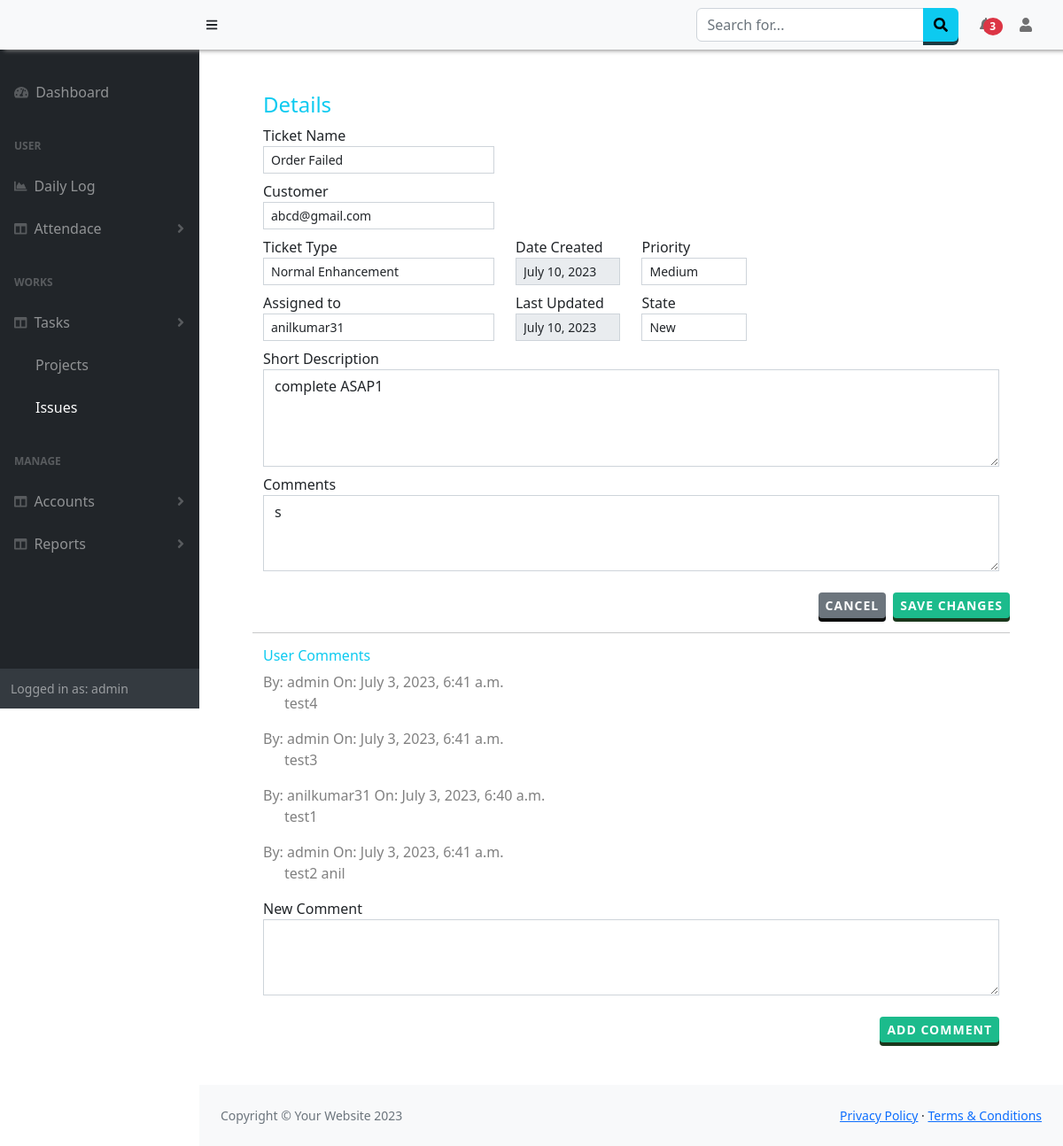
The page /Issue/details/4 (signed in) on the database as committed earlier.
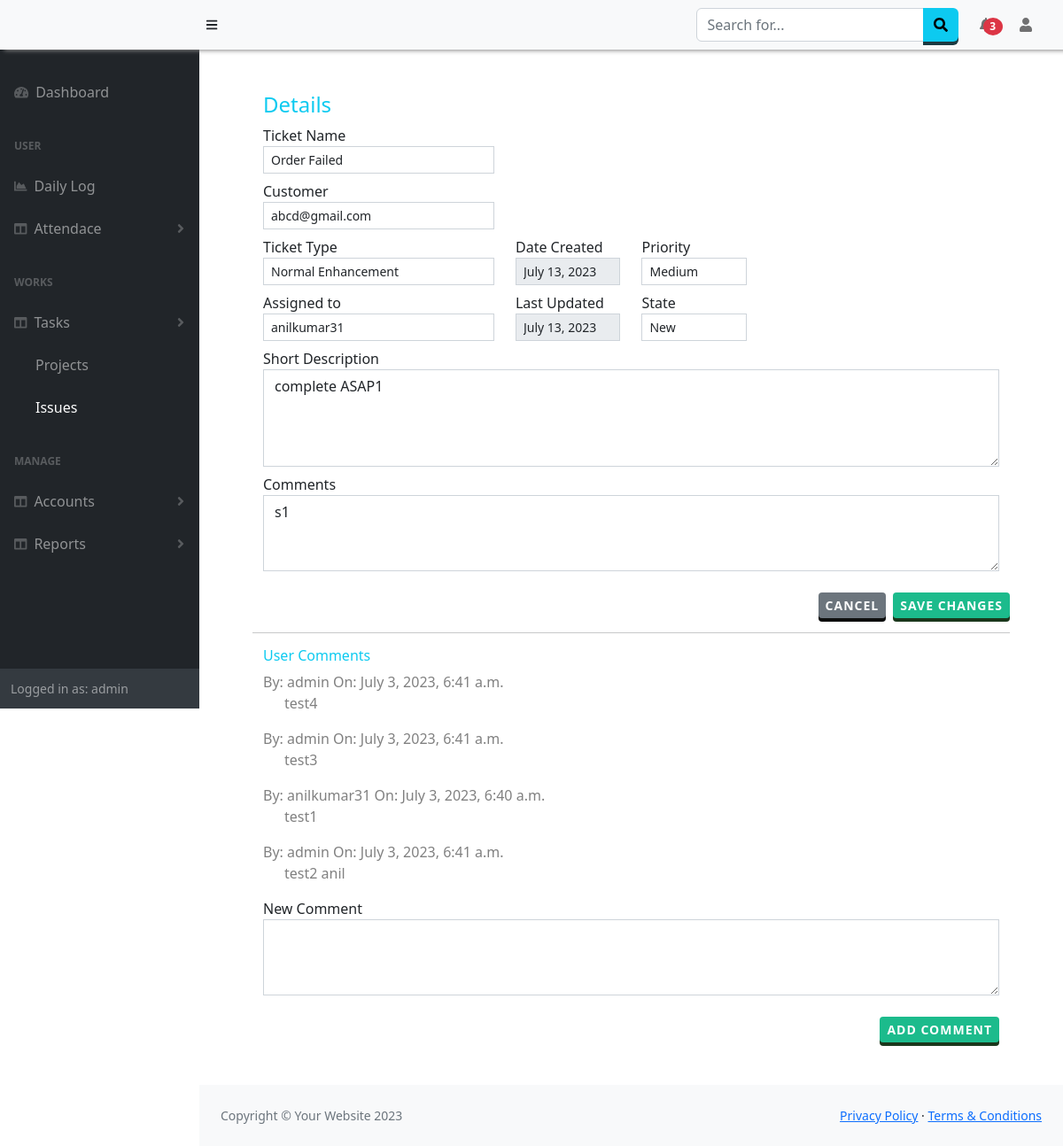
The same page on the database as committed later.
### Issue/models.py (models this page shows, shortened)
class Ticket(models.Model):
    ticket_name= models.CharField(max_length=30)
    ticket_type= models.CharField(max_length=30)
    short_desc= models.CharField(max_length=130,null=True)
    open_date= models.DateField(auto_now=True)
    affected_user= models.ForeignKey(employee,null=True,on_delete=models.SET_NULL)
    priority= models.CharField(max_length=30)
    state= models.CharField(max_length=30,default="New",null=True)
    last_updated= models.DateTimeField(auto_now=True)
    assigned_grp= models.CharField(max_length=30,null=True)
    assigned_to= models.ForeignKey(User,on_delete=models.SET_NULL,null=True)
    email= models.EmailField(max_length=100,null=True)
    comments= models.CharField(max_length=120,null=True)

class ticketDetails(models.Model):
    ticket = models.ForeignKey(Ticket,on_delete=models.SET_NULL,null=True)
    comments = models.CharField(max_length=500,null=True)
    user = models.ForeignKey(User,on_delete=models.SET_NULL,null=True)
    date = models.DateTimeField(auto_now=True)

### Issue/views.py (the view)
# urls.py: path('details/<issueid>',views.getIssue,name='issueDetails'),
def getIssue(request,issueid):
    issue = Ticket.objects.get(id=issueid)
    issueComments = ticketDetails.objects.filter(ticket_id = issueid)
    allusers1 = checkTeams(request)
    allusers =User.objects.values('id','username').filter(pk__in=allusers1[0] )
    customer = employee.objects.all().values()
    return render(request, 'Issues/details.html',{'issue':issue,'users':allusers,'customer':customer,'comments':issueComments})

### Manager/views.py (called while the page is built)
def checkTeams(request):
    is_team = False
    if request.user.is_superuser:
        users = User.objects.all()
        is_team=True
    else:
        u_teams = TeamLeads.objects.values('team').filter(lead=request.user)
        if u_teams != None:
            is_team=True
            users = TeamUsers.objects.values('user').filter(team__in=u_teams)
    return users,is_team

### Issue/templates/Issues/details.html (shortened to what this page needs)
{% extends "base.html" %}
{% block content %}
<div class="container" >
    <div >
        <form action="/Issue/update/{{issue.id}}" method = "post">
            <div class="container-fluid">  <h4 class="text-info">Details</h4>
                <div class="form-group row">
                    <div class="col-md-4 col-sm-12">
                        <label>Ticket Name</label>
                        <input name= "ticketName" value="{{issue.ticket_name}}" type="text" class="form-control form-control-sm col-md-6 col-sm-12 rounded-0" required>
                    </div>
                </div>
                <div class="form-group row mt-2">
                    <div class="col-md-4 col-sm-12">
                        <label>Customer</label>
                        <select  name="affUser" id="affectedUser" class="form-control form-control-sm rounded-0">
                            {% for u in customer %}
                            <option value='{{u.id}}'>{{u.email}}</option>
                            {% endfor %}
                        </select>
                    </div>
                </div>
                <div class="form-group row mt-2">
                    <div class="col-md-4 col-sm-12">
                        <label>Ticket Type</label>
                        <select id="tickettype" name="ticketType"  class="form-control form-control-sm rounded-0">
                        <option value="Normal Enhancement">Normal Enhancement</option>
                        </select>
                    </div>
                    <div class="col-md-2 col-sm-12">
                        <label>Date Created</label>
                        <input  name="dateOpened" value="{{issue.open_date}}" type="text"  class="form-control form-control-sm rounded-0" disabled>
                    </div>
                    <div class="col-md-2 col-sm-12">
                        <label>Priority</label>
                        <select id="priority" name="priority"  class="form-control form-control-sm rounded-0">
                        <option value="medium">Medium</option>
                        </select>
                    </div>
                </div>
                <div class="form-group row mt-2">
                    <div class="col-md-4 col-sm-12">
                        <label>Assigned to </label>
                        <select  name="assTo" id="assigned"  class="form-control form-control-sm rounded-0">
                            <option value='{{issue.assigned_to.id}}' selected>{{issue.assigned_to.username}}</option>
                        </select>
                    </div>
                    <div class="col-md-2 col-sm-12">
                        <label>Last Updated</label>
                        <input  name="dateOpened" value="{{issue.last_updated.date}}" type="text"  class="form-control form-control-sm rounded-0" disabled>
                    </div>
                    <div class="col-md-2 col-sm-12">
                        <label>State</label>
                        <select id="statelist" name="state" class="form-control form-control-sm rounded-0">
                            <option value="New">New</option>
                        </select>
                    </div>
                </div>
                <div class="form-group mt-2 row">
                    <div class="col-md-12 col-sm-12">
                        <label>Short Description </label>
                        <textarea  name="shortDesc"  type="text" class="form-control rounded-0" rows="4" required>{{issue.short_desc}}</textarea>
                    </div>
                </div>
                <div class="form-group mt-2 row ">
                    <div class="col-md-12 col-sm-12">
                        <label>Comments</label>
                        <textarea  name = "comments" class="form-control rounded-0" rows="3" >{{issue.comments}}</textarea>
                    </div>
                </div>
            </div>
            <div class="modal-footer mt-4">
                <a href="{% url 'index' %}" class="btn btn-secondary btn-sm me-2" >Cancel</a>
                <input type="submit" class="btn btn-success btn-sm" value="Save Changes">
            </div>
        </form>
    </div><hr />
    <div>
        <div class="container-fluid commentList" id="commentList" style="color:grey;">
            <h6 class="text-info">User Comments</h6>
            {% for c in comments %}
                <p>By: {{c.user}} On:  {{c.date}} <br />
                <span class="ms-4">{{c.comments}}</span></p>
            {% endfor %}
        </div>
            <div class="container-fluid">
                <div class="form-group mt-2 row ">
                    <div class="col-md-12 col-sm-12">
                        <label>New Comment</label>
                        <textarea id = "newcommentInput" name = "newcomment" class="form-control rounded-0" rows="3" required></textarea>
                    </div>
                </div>
                <div class="modal-footer mt-4">
                    <input type="submit" class="btn btn-success btn-sm" value="Add Comment" onclick="addComment({{issue.id}})">
                </div>
            </div>
    </div>
</div>
{% endblock %}

### templates/base.html (shortened to what this page needs)
<!DOCTYPE html>
<html lang="en">
    <head>
        <link href="https://cdn.jsdelivr.net/npm/simple-datatables@7.1.2/dist/style.min.css" rel="stylesheet" />
        <link href="/static/css/styles.css" rel="stylesheet" />
        <link href="/static/css/customSB.css" rel="stylesheet" />
    </head>
    <body class="sb-nav-fixed" >
        <nav class="sb-topnav navbar navbar-expand-sm navbar-light bg-light fixed-top" style=" box-shadow: 5px 1px 5px #888888;">
            <a class="navbar-brand ps-3 bg-light" href="{% url 'home' %}">{{request.session.company}}</a>
            <button class="btn btn-link btn-sm order-2 order-lg-0 me-4 me-lg-0" id="sidebarToggle" href="#!"><i class="fas fa-bars"></i></button>
            <form class="d-none d-md-inline-block form-inline ms-auto me-0 me-md-3 my-2 my-md-0">
                <div class="input-group">
                    <input class="form-control" type="text" placeholder="Search for..." aria-label="Search for..." aria-describedby="btnNavbarSearch" />
                    <button class="btn btn-info" id="btnNavbarSearch" type="button"><i class="fas fa-search"></i></button>
                </div>
            </form>
            <ul class="navbar-nav ms-auto ms-md-0 ">
                <li class="nav-item dropdown">
                    <a class="nav-link dropdown-toggle" id="navbarDropdown" href="#" role="button" data-bs-toggle="dropdown" aria-expanded="false"> <span class="badge badge-sm badge-danger badge-counter bg-danger rounded-circle " style="margin-left:-10px;">3</span></a>
                </li>
            </ul>
            <ul class="navbar-nav  ms-md-0 me-3 me-lg-4">
                <li class="nav-item dropdown">
                    <a class="nav-link dropdown-toggle" id="navbarDropdown" href="#" role="button" data-bs-toggle="dropdown" aria-expanded="false"><i class="fas fa-user fa-fw"></i></a>
                </li>
            </ul>
        </nav>
        <div id="layoutSidenav">
            <div id="layoutSidenav_nav">
                <nav class="sb-sidenav accordion sb-sidenav-dark" id="sidenavAccordion" >
                    <div class="sb-sidenav-menu" >
                        <div class="nav">
                            <a class="nav-link mt-4" href="{% url 'home' %}">
                                <div class="sb-nav-link-icon"><i class="fas fa-tachometer-alt"></i></div>
                                <span style="{% if request.path == '/' %}color:white;{% endif %}">Dashboard<span>
                            </a>
                            <div class="sb-sidenav-menu-heading">User</div>
                            <a class="nav-link" href="{% url 'dailylog' %}">
                                <div class="sb-nav-link-icon"><i class="fas fa-chart-area"></i></div>
                                <span style="{% if request.path == '/Worklog/dailylog/' %}color:white;{% endif %}">Daily Log<span>
                            </a>
                            <a class="nav-link collapsed" href="#" data-bs-toggle="collapse" data-bs-target="#collapseAttendance" aria-expanded="false" aria-controls="collapseLayouts">
                                <div class="sb-nav-link-icon"><i class="fas fa-columns"></i></div>
                                Attendace
                                <div class="sb-sidenav-collapse-arrow"><i class="fas fa-angle-down"></i></div>
                            </a>
                            <div class="sb-sidenav-menu-heading">Works</div>
                            <a class="nav-link collapsed" href="#" data-bs-toggle="collapse" data-bs-target="#collapseLayouts" aria-expanded="false" aria-controls="collapseLayouts">
                                <div class="sb-nav-link-icon"><i class="fas fa-columns"></i></div>
                                Tasks
                                <div class="sb-sidenav-collapse-arrow"><i class="fas fa-angle-down"></i></div>
                            </a>
                            <div class="" id="collapseLayouts" aria-labelledby="headingOne" data-bs-parent="#sidenavAccordion">
                                <nav class="sb-sidenav-menu-nested nav">
                                    <a class="nav-link" href="{% url 'aproject' %}" style="{% if request.path|slice:'9' == '/Project/' %}color:white;{% endif %}">Projects</a>
                                    <a class="nav-link" href="{% url 'index' %}" style="{% if request.path|slice:'7' == '/Issue/' %}color:white;{% endif %}">Issues</a>
                                </nav>
                            </div>
                            <div class="sb-sidenav-menu-heading">Manage</div>
                            <a class="nav-link collapsed" href="#" data-bs-toggle="collapse" data-bs-target="#collapseDetails" aria-expanded="false" aria-controls="collapseLayouts">
                                <div class="sb-nav-link-icon"><i class="fas fa-columns"></i></div>
                                Accounts
                                <div class="sb-sidenav-collapse-arrow"><i class="fas fa-angle-down"></i></div>
                            </a>
                            <a class="nav-link collapsed" href="#" data-bs-toggle="collapse" data-bs-target="#collapseReports" aria-expanded="false" aria-controls="collapseLayouts">
                                <div class="sb-nav-link-icon"><i class="fas fa-columns"></i></div>
                                Reports
                                <div class="sb-sidenav-collapse-arrow"><i class="fas fa-angle-down"></i></div>
                            </a>
                        </div>
                    </div>
                    <div class="sb-sidenav-footer">
                        <div class="small">Logged in as: {{ user.username}}</div>
                    </div>
                </nav>
            </div>
            <div id="layoutSidenav_content">
                <main class="p-5" >
                    {% block content %}
                {% endblock %}
                </main>
                <footer class="py-4 bg-light mt-auto">
                    <div class="container-fluid px-4">
                        <div class="d-flex align-items-center justify-content-between small">
                            <div class="text-muted">Copyright &copy; Your Website 2023</div>
                            <div>
                                <a href="#">Privacy Policy</a>
                                &middot;
                                <a href="#">Terms &amp; Conditions</a>
                            </div>
                        </div>
                    </div>
                </footer>
            </div>
        </div>
        <link href="https://cdnjs.cloudflare.com/ajax/libs/twitter-bootstrap/5.2.0/css/bootstrap.min.css" rel="stylesheet" type="text/css">
        <link href="https://cdn.datatables.net/1.13.1/css/dataTables.bootstrap5.min.css" rel="stylesheet" type="text/css">
    </body>
</html>

### templates/base.html (style rules this page uses)
.dropdown-toggle:after { display: none !important; }
.navbar,.sb-sidenav { background-color:DodgerBlue important; }
.btn { outline: none; cursor: pointer; border: none !important; display: block; position: relative; font-size: 16px ; font-weight: 600 !important; color: #fff; text-transform: uppercase; letter-spacing: 1px; }
.btn-success { background-color: #1cbb8c !important; box-shadow: 0 4px #1B371C; }
.btn-info { background-color: #5bc0de; box-shadow: 0 4px #1C3A42; }
.btn-secondary { background-color: #292b2c; box-shadow: 0 4px #0C0D0D; }

Rows that differ between the two databases and show on the page:
changed Ticket "Order Failed": dateOpened "July 10, 2023" → "July 13, 2023"; comments "s" → "s1"
